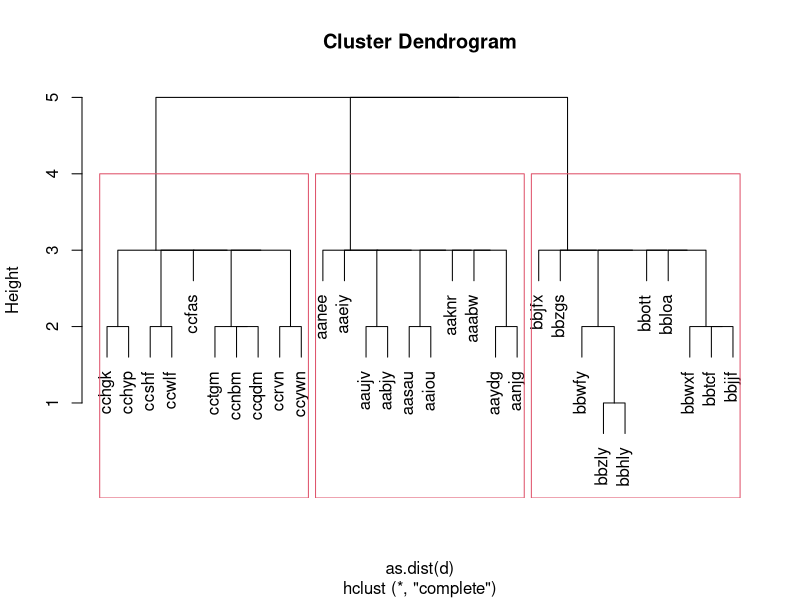

This figure's R source:
set.seed(1)
rstr <- function(n,k){   # vector of n random char(k) strings
  sapply(1:n,function(i){do.call(paste0,as.list(sample(letters,k,replace=T)))})
}

str<- c(paste0("aa",rstr(10,3)),paste0("bb",rstr(10,3)),paste0("cc",rstr(10,3)))
# Levenshtein Distance
d  <- adist(str)
rownames(d) <- str
hc <- hclust(as.dist(d))
plot(hc)
rect.hclust(hc,k=3)
df <- data.frame(str,cutree(hc,k=3))